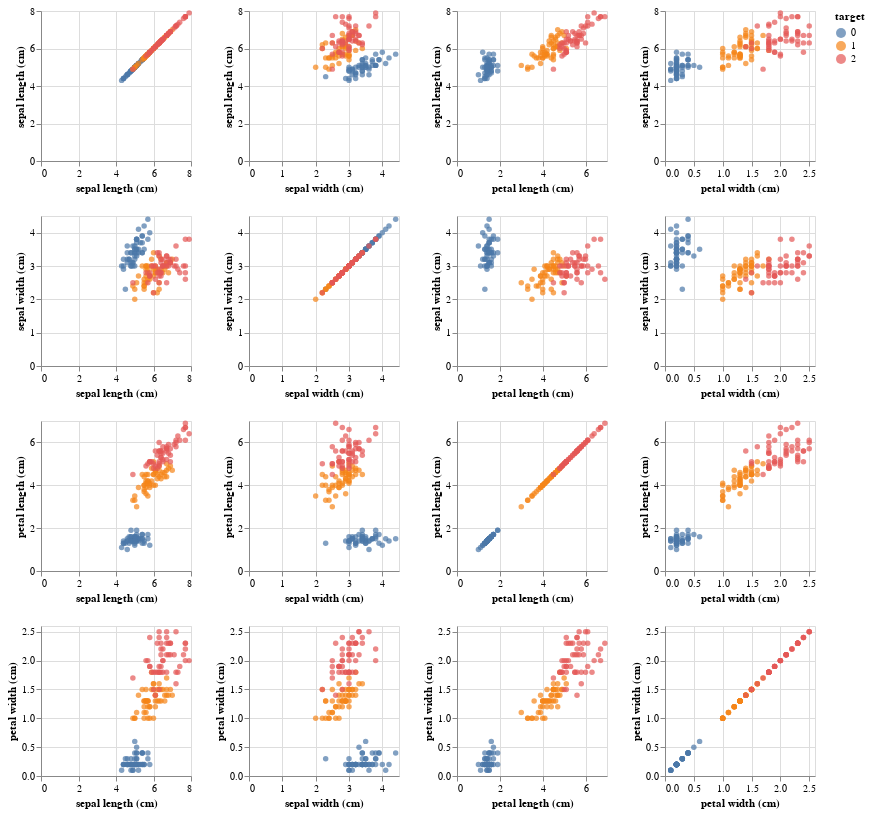

Notebook code for this chart:
### Code cell
#chart_scatter_wine = create_scatter_matrix (data_wine)
#chart_scatter_wine
chart_scatter_iris = create_scatter_matrix (data_iris)
chart_scatter_iris

### Figure 1 — Vega-Lite specification as saved in the notebook (floating-point values rounded to 4 significant figures; data arrays with more than 128 entries replaced by an {"elided": "..."} marker saying what was removed)
{"config": {"view": {"continuousWidth": 400, "continuousHeight": 300}}, "repeat": {"column": ["sepal length (cm)", "sepal width (cm)", "petal length (cm)", "petal width (cm)"], "row": ["sepal length (cm)", "sepal width (cm)", "petal length (cm)", "petal width (cm)"]}, "spec": {"data": {"name": "data-6b7a59183ffc9eb303b21de920314fdd"}, "mark": "circle", "encoding": {"color": {"type": "nominal", "field": "target"}, "x": {"type": "quantitative", "field": {"repeat": "column"}, "scale": {"nice": true}}, "y": {"type": "quantitative", "field": {"repeat": "row"}, "scale": {"nice": true}}}, "height": 150, "width": 150}, "$schema": "https://vega.github.io/schema/vega-lite/v4.8.1.json", "datasets": {"data-6b7a59183ffc9eb303b21de920314fdd": {"elided": "150 records"}}}
